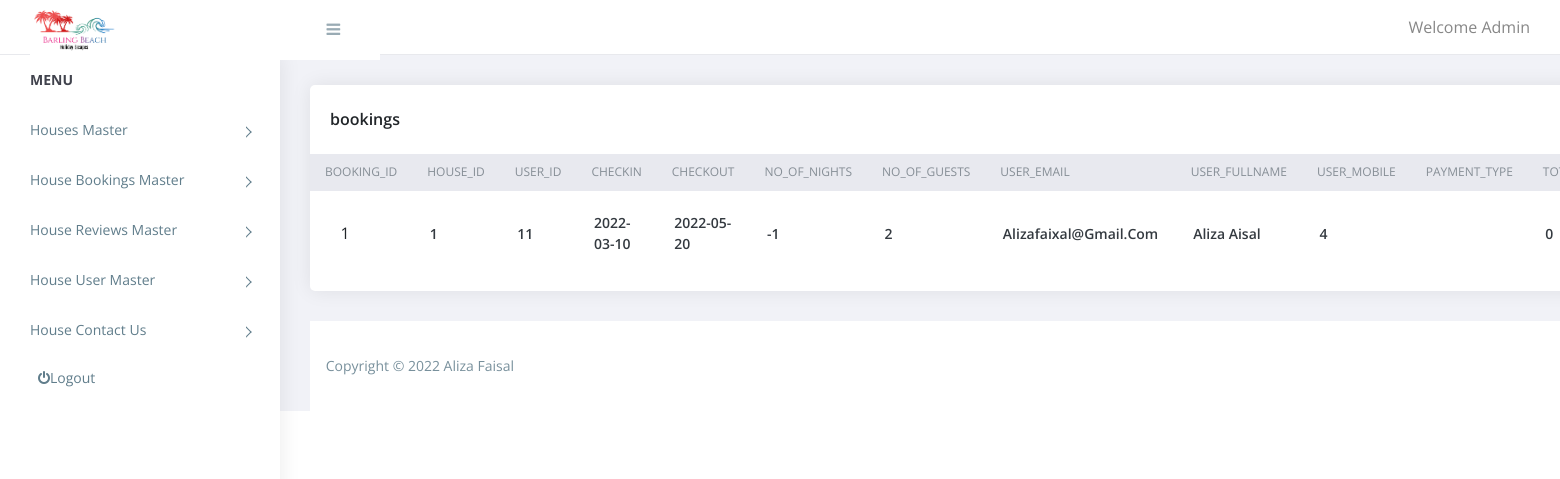
Page /staff/bookings.php (signed in) on the committed database.
### tables this page shows
CREATE TABLE `bookings` (
  `booking_id` int(11) NOT NULL,
  `house_id` int(11) NOT NULL,
  `user_id` int(11) NOT NULL,
  `checkin` varchar(200) NOT NULL,
  `checkout` varchar(200) NOT NULL,
  `no_of_nights` int(11) NOT NULL,
  `no_of_guests` int(11) NOT NULL,
  `user_email` varchar(200) NOT NULL,
  `user_fullname` varchar(200) NOT NULL,
  `user_mobile` int(11) NOT NULL,
  `total_price` float NOT NULL,
  `added_on` timestamp NOT NULL DEFAULT current_timestamp() ON UPDATE current_timestamp(),
  `timeTocall` varchar(200) NOT NULL,
  `booking_status` varchar(200) NOT NULL,
  `payment_status` varchar(200) NOT NULL,
  `comments` text NOT NULL
);

### staff/bookings.php (the view, shortened to what this page needs)
<?php
$seqID=1;
include('header.inc.php');
$sql = "SELECT * FROM `bookings` ORDER BY `added_on` desc";
$bookings = array();
$res = mysqli_query($conn, $sql)
or trigger_error("Query Failed! SQL: $sql - Error: ".mysqli_error($conn), E_USER_ERROR);
while($row = mysqli_fetch_array($res)){
    $bookings[] = $row;
}
?>
         <div class="content pb-0">
            <div class="orders">
               <div class="row">
                  <div class="col-xl-12">
                     <div class="card">
                        <div class="card-body">
                           <h4 class="box-title"> bookings </h4>
                        </div>
                        <div class="card-body--">
                           <div class="table-stats order-table ov-h">
                              <table class="table ">
                                 <thead>
                                    <tr>
                                       <th>booking_id</th>
                                       <th>house_id</th>
                                       <th> user_id</th>
                                       <th> checkin</th>
                                       <th> checkout</th>
                                       <th> no_of_nights</th>
                                       <th> no_of_guests</th>
                                       <th> user_email</th>
                                       <th> user_fullname</th>
                                       <th> user_mobile</th>
                                       <th> payment_type</th>
                                       <th> total_price</th>
                                    </tr>
                                 </thead>
                                 <tbody>
                                     <?php
                                     foreach($bookings as $list){?>
                                     <tr>
                                     <td><a  class="btn" href="orderDetails.php?id=<?php echo $list['booking_id']?>"><?php echo $seqID++;?></a></td>
                                     <td><?php echo $list['house_id'] ?></td>
                                     <td><?php echo $list['user_id'] ?></td>
                                     <td><?php echo $list['checkin'] ?></td>
                                     <td><?php echo $list['checkout'] ?></td>
                                     <td><?php echo $list['no_of_nights'] ?></td>
                                     <td><?php echo $list['no_of_guests'] ?></td>
                                     <td><?php echo $list['user_email'] ?></td>
                                     <td><?php echo $list['user_fullname'] ?></td>
                                     <td><?php echo $list['user_mobile'] ?></td>
                                     <td><?php echo $list['payment_type'] ?></td>
                                     <td><?php echo $list['total_price'] ?></td>
                                     </tr>
                                  <?php   }
                                     ?>
                                 </tbody>
                              </table>
                           </div>
                        </div>
                     </div>
                  </div>
               </div>
            </div>
		  </div>
<?php
include('footer.inc.php');
?>

### staff/assets/css/style.css (style rules this page uses)
body { display: table; font-family: open sans, sans-serif; font-size: 16px; width: 100% }
a, button { text-decoration: none; outline: none!important; color: #878787; -webkit-transition: all .25s ease; transition: all .25s ease }
h1, h2, h3, h4, h5, h6 { margin: 0 }
.pb-0 { padding-bottom: 0 }
.ov-h { overflow: hidden }
.btn, button, input, textarea { -webkit-box-shadow: none; box-shadow: none; outline: 0!important }
.btn { border-radius: 3px }
.order-table { position: relative }
.order-table:after, .order-table:before { content: ""; position: absolute; top: 0; height: 37px; width: 10px; background: #e8e9ef }
.order-table:after { right: -1px }
.order-table:before { left: -1px }
.order-table tr th { background: #e8e9ef }
.order-table tr:last-child td { border: none }
.content { float: left; padding: 1.875em; width: 100% }
.card { margin-bottom: 1.875em; border-radius: 5px; padding: 0; border: 0 solid transparent; -webkit-box-shadow: 0 0 20px rgba(0, 0, 0, .08); box-shadow: 0 0 20px rgba(0, 0, 0, .08) }
.card .box-title { font-weight: 600; font-size: 1em; padding: 5px 0 }
.card .card-body { float: left; padding: 1.25em; position: relative; width: 100% }
.card h4 { font-size: 1.1rem }
.table-stats table { font-family: open sans }
.table-stats table th, .table-stats table td { border: none; border-bottom: 1px solid #e8e9ef; color: #868e96; font-size: 12px; font-weight: 400; padding: .75em 1.25em; text-transform: uppercase }
.table-stats table td { color: #343a40; font-size: 14px; font-weight: 600; text-transform: capitalize; vertical-align: middle }
.btn, .button { display: inline-block; font-weight: 400; text-align: center; white-space: nowrap; vertical-align: middle; -webkit-transition: all .15s ease-in-out; transition: all .15s ease-in-out; border-radius: 3; cursor: pointer }

### rows in the picture
bookings: house "1", user "11", checkin "2022-03-10", checkout "2022-05-20", no_of_nights "-1", no_of_guests "2", user_email "Alizafaixal@gmail.com", user_fullname "Aliza Aisal", user_mobile "4", total_price "0"
